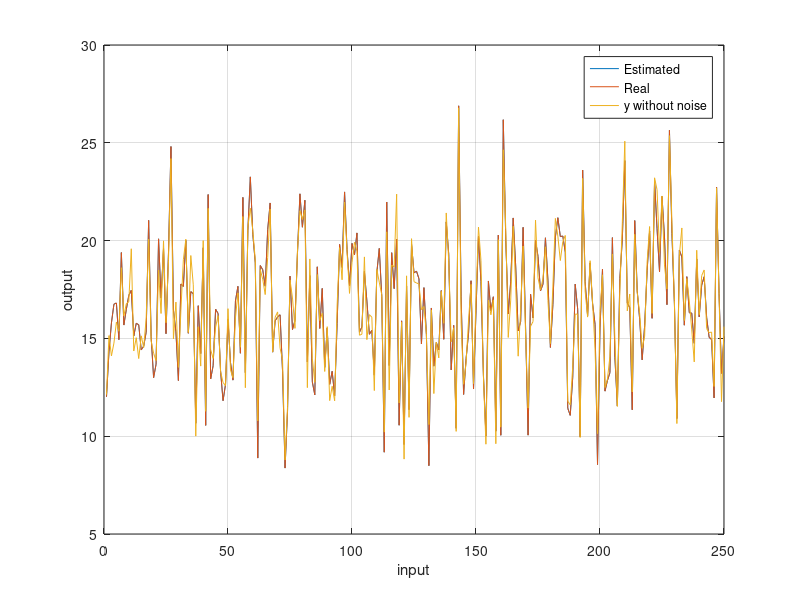
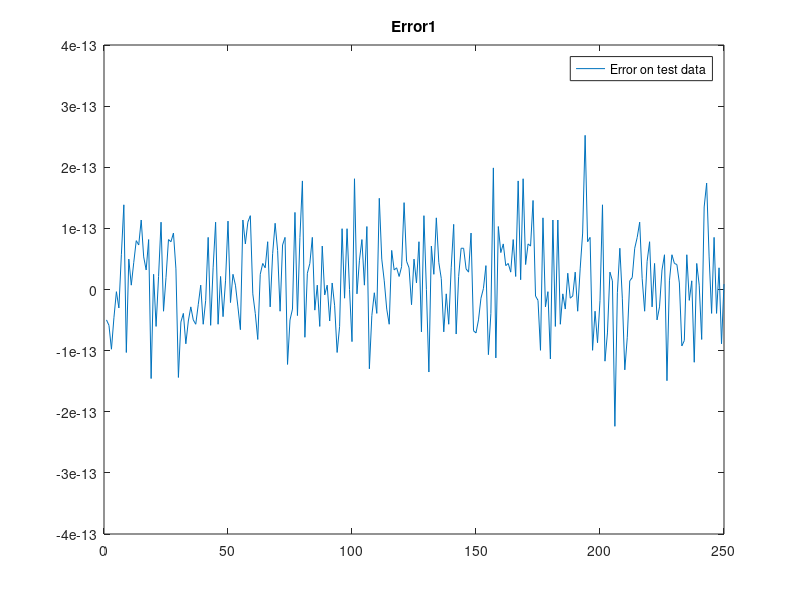
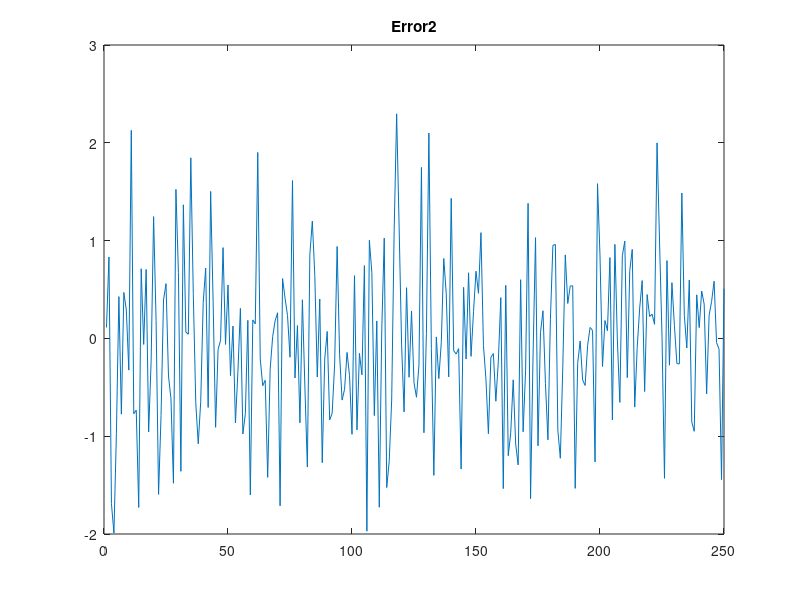

MATLAB code for these plots, in order: (Note: this script raises an error after producing the figures.)
clc
clear all
close all

nn=2;
if nn==1
    noise='without noise'
    elseif nn==2
        noise='Low noise'
    elseif nn==3
        noise='Medium noise'
    elseif nn==4
        noise='High noise'
end

noise_Low=normrnd(0,0.1,1000,1);
noise_Medium=normrnd(0,1,1000,1);
noise_High=normrnd(0,10,1000,1);

noise=[noise_Low noise_Medium noise_High];

%% Generating Data
rng(40)
u1=randn(1000,1);
u1=(u1-min(u1))/(max(u1)-min(u1));

u2=randn(1000,1);
u2=(u2-min(u2))/(max(u2)-min(u2));

teta1=13;
teta2=2;
teta3=8;

y_without_noise=teta1*u1 +teta2*u2 +teta3*(u1+u2);
y= teta1*u1 +teta2*u2 +teta3*(u1+u2+noise(:,nn-1));

X=[u1 u2 (u1+u2+noise(:,nn-1))];

%% LS 
len_train=750;
x_train=X(1:len_train,:);
x_test=X(len_train+1:end,:);
ytrain=y(1:len_train,:);
ytest=y(len_train+1:end,:);
ytest_without_noise=y_without_noise(len_train+1:end,:);
teta=(inv((x_train)'*(x_train)))*(x_train)'*(ytrain);

%%
yhat=x_test*teta;
e=ytest-yhat;
e2=ytest_without_noise-yhat;
%% figure
figure();
plot(yhat);
hold on
plot(ytest);
hold on
plot(ytest_without_noise);
legend('Estimated','Real','y without noise');
grid on;
xlabel('input');
ylabel('output');
saveas(gcf,'1.png')

%% error
figure();
plot(e);
legend('Error on test data');
title('Error1')
saveas(gcf,'2.png')

figure();
plot(e2);
title('Error2')
saveas(gcf,'3.png')

%% error bar
display(mse(e),'Mean squared normalized error1 ')

display(mse(e2),'Mean squared normalized error2 ')
%% Theta_hat_and_tetareal
tetareal=[teta1 teta2 teta3]';
figure()
for i=1:3
    subplot(1,3,i)
    plot(teta(i,:)*ones(1,100),'linewidth',2);
    hold on
    plot(tetareal(i)*ones(1,100),'linewidth',2);
    a=strcat('teta hat',num2str(i));
    legend('estimated','real')
    ylabel(a)
    grid on
end
% Set the desired figure size
figure_width = 8;  % Width in inches
figure_height = 6; % Height in inches

% Set the figure's 'PaperPosition' property
set(gcf, 'PaperUnits', 'inches');
set(gcf, 'PaperSize', [figure_width figure_height]);
set(gcf, 'PaperPosition', [0 0 figure_width figure_height]);
saveas(gcf,'4.png')